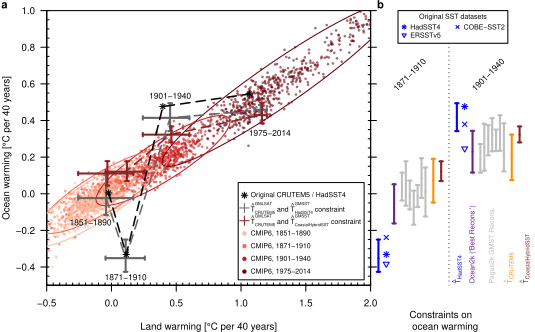

Source code (R):

# ------------------------------------------------------------------------------------
# Evaluate tos reconstruction based on ocean cells.
# ------------------------------------------------------------------------------------

# Sebastian Sippel
# 25.02.2023

## load all data for reconstructions:
source("/net/h2o/climphys1/sippels/_projects/ocean-cold-anomaly/scripts/04a_master_load_reconstructions.R")
source("/net/h2o/climphys1/sippels/_projects/ocean-cold-anomaly/scripts/04b_master_read_paleo_reconstructions.R")
source("/net/h2o/climphys1/sippels/_projects/ocean-cold-anomaly/scripts/04c_compute_trends_4paleo-comparison.R")




# ------------------------------------------------------------------------------------
# 02. Land-ocean warming ratio during ETCW:
# ------------------------------------------------------------------------------------

# setwd("/net/h2o/climphys1/sippels/_projects/ocean-cold-anomaly/figures/05_ETCW/")


library(plotrix)
library(RColorBrewer)
library(mvtnorm)
library(ellipse)

red.cols = brewer.pal(n = 9, name = "Reds")

ylim = c(-0.5, 1)
xlim = c(-0.5, 2)


# ------------------------------------------------------------------------------------
# 40-years figure
# ------------------------------------------------------------------------------------

# old name: 05_land_ocean_40_years.pdf
pdf(file = "figures/05_ETCW/fig5.pdf", width = 8, height = 5)
    par(mar = c(4,4,1,0), cex.lab = 1, cex.axis=1, mfrow=c(1,1))
    layout(matrix(1:2, ncol = 2, byrow = T), widths = c(9,4), heights = c(4,9))
    
    # first part of plot:
    {  
    plot(x = 1850:2020, y = 1850:2020, type="n", 
         xlab = "Land warming [°C per 40 years]", ylab = "Ocean warming [°C per 40 years]", main = "", ylim = ylim, xlim = xlim, las=1, yaxs="i", xaxs="i")

    # Add label (a) at the top left outside of the plot
    mtext("a", side = 3, line = 0, at = -0.9, adj = 0, cex = 1.1, font = 2)
    mtext("b", side = 3, line = 0, at = 2.05, adj = 0, cex = 1.1, font = 2)
    mtext("Constraints on \n ocean warming", side = 1, line = 3, at = 2.3, adj = 0, cex = 1, font = 1)    
      
    axis(side = 2, at = seq(-1, 1.5, 0.05), tcl=0.2, labels=F)
    axis(side = 1, at = seq(-1, 2, 0.05), tcl=0.2, labels=F)
    axis(side=4, tick = T, labels = F)
    axis(side = 4, at = seq(-1, 1.5, 0.05), tcl=0.2, labels=F)
    
    # (1) CMIP6 models provide strong constraint between land and ocean:
    points(y = CMIP6.GMSST_true.trends[,4], x = CMIP6.GMLSAT_true.trends[,4], col = make.transparent.color(red.cols[9], alpha = 40), pch = 16, cex = 0.6)
    points(y = CMIP6.GMSST_true.trends[,3], x = CMIP6.GMLSAT_true.trends[,3], col = make.transparent.color(red.cols[7], alpha = 80), pch = 16, cex = 0.6)
    points(y = CMIP6.GMSST_true.trends[,2], x = CMIP6.GMLSAT_true.trends[,2], col = make.transparent.color(red.cols[5], alpha = 100), pch = 16, cex = 0.6)
    points(y = CMIP6.GMSST_true.trends[,1], x = CMIP6.GMLSAT_true.trends[,1], col = make.transparent.color(red.cols[3], alpha = 100), pch = 16, cex = 0.6)
    
    # show CMIP6 models in terms of Ellipses:
    data = cbind(CMIP6.GMLSAT_true.trends[,4], CMIP6.GMSST_true.trends[,4])
    data.el = ellipse(x = cor(data, use = "complete.obs"), scale = colSds(data, na.rm=T), centre = colMeans(data, na.rm=T), level = 0.95)
    lines(x = data.el[,1], y = data.el[,2], col = red.cols[9])
    data = cbind(CMIP6.GMLSAT_true.trends[,3], CMIP6.GMSST_true.trends[,3])
    data.el = ellipse(x = cor(data, use = "complete.obs"), scale = colSds(data, na.rm=T), centre = colMeans(data, na.rm=T), level = 0.95)
    lines(x = data.el[,1], y = data.el[,2], col = red.cols[7])
    data = cbind(CMIP6.GMLSAT_true.trends[,2], CMIP6.GMSST_true.trends[,2])
    data.el = ellipse(x = cor(data, use = "complete.obs"), scale = colSds(data, na.rm=T), centre = colMeans(data, na.rm=T), level = 0.95)
    lines(x = data.el[,1], y = data.el[,2], col = red.cols[5])
    data = cbind(CMIP6.GMLSAT_true.trends[,1], CMIP6.GMSST_true.trends[,1])
    data.el = ellipse(x = cor(data, use = "complete.obs"), scale = colSds(data, na.rm=T), centre = colMeans(data, na.rm=T), level = 0.95)
    lines(x = data.el[,1], y = data.el[,2], col = red.cols[3])
    
    # get different constraints:
    CRUTEM5_constraint = lapply(X = 1:4, FUN=function(i) get.linear.model.constraint_ens_emp(y = CMIP6.GMLSAT_true.trends[,i], x = CMIP6.GMLSAT_NI_tas_land.trends[,i], 
                                                             x_new = OBS.GMLSAT_tas_land.trends[i,], plot.constraint = F))
    HadSST4_constraint = lapply(X = 1:4, FUN=function(i) get.linear.model.constraint_ens_emp(y = CMIP6.GMSST_true.trends[,i], x = CMIP6.GMSST_tos.trends[,i], 
                                                             x_new = OBS.GMSST_tos.trends[i,], plot.constraint = F))
    hybridSST_constraint = lapply(X = 1:4, FUN=function(i) get.linear.model.constraint_ens_emp(y = CMIP6.GMSST_true.trends[,i], x = CMIP6.GMSST_tos.trends[,i], 
                                                             x_new = OBS.GMSST_hybrid36.trends[i,], plot.constraint = F))

    for (i in 1:4) {
      plotCI(x = CRUTEM5_constraint[[i]]$mean_out, y = HadSST4_constraint[[i]]$mean_out, 
             li = CRUTEM5_constraint[[i]]$q025, ui = CRUTEM5_constraint[[i]]$q975, 
             err = "x", add = T, col = "grey40", pch = NA, lwd = 2, lty = 2, sfrac=0.005)      
      plotCI(x = CRUTEM5_constraint[[i]]$mean_out, y = HadSST4_constraint[[i]]$mean_out, 
             li = HadSST4_constraint[[i]]$q025, ui = HadSST4_constraint[[i]]$q975, 
             err = "y", add = T, col = "grey40", pch = NA, lwd = 2, lty = 2, sfrac=0.005)
      
      plotCI(x = CRUTEM5_constraint[[i]]$mean_out, y = hybridSST_constraint[[i]]$mean_out, li = CRUTEM5_constraint[[i]]$q025, ui = CRUTEM5_constraint[[i]]$q975, 
             err = "x", add = T, col = "brown4", pch = NA, lwd = 2, sfrac=0.005)
      plotCI(x = CRUTEM5_constraint[[i]]$mean_out + 0.01, y = hybridSST_constraint[[i]]$mean_out, li = hybridSST_constraint[[i]]$q025, ui = hybridSST_constraint[[i]]$q975, 
             err = "y", add = T, col = "brown4", pch = NA, lwd = 2, sfrac=0.005)
    }
      lines(x = sapply(CRUTEM5_constraint, FUN=function(x) x$mean_out), y = sapply(HadSST4_constraint, FUN=function(x) x$mean_out), col = "grey40", lty = 5, lwd = 1.5)
      lines(x = sapply(CRUTEM5_constraint, FUN=function(x) x$mean_out), y = sapply(hybridSST_constraint, FUN=function(x) x$mean_out), col = "brown4", lty = 5, lwd = 1.5)
    
    # get further estimates original CRUTEM5+HadSST4 Averages:
    points(x = get.trend(x = CRUTEM5.global.annual$Anomaly, trend.years = trend.years, years = 1850:2020)[1:4], 
           y = get.trend(x = HadSST4.global.annual$Anomaly, trend.years = trend.years, years = 1850:2020)[1:4], pch = 8, col = "black")
    lines(x = get.trend(x = CRUTEM5.global.annual$Anomaly, trend.years = trend.years, years = 1850:2020)[1:4], 
          y = get.trend(x = HadSST4.global.annual$Anomaly, trend.years = trend.years, years = 1850:2020)[1:4], col = "black", lty = 5, lwd = 1.5)
    
    text(x = CRUTEM5_constraint[[1]]$mean_out, y = HadSST4_constraint[[1]]$q025 - 0.04, labels = c("1851-1890"), 
         adj = 0.5, col = "black", cex = 0.8)
    text(x = CRUTEM5_constraint[[2]]$mean_out, y = HadSST4_constraint[[2]]$q025 - 0.03, labels = c("1871-1910"), 
         adj = 0.5, col = "black", cex = 0.8)
    text(x = CRUTEM5_constraint[[3]]$mean_out, y = HadSST4_constraint[[3]]$q975 + 0.04, labels = c("1901-1940"), 
         adj = 0.5, col = "black", cex = 0.8)
    text(x = CRUTEM5_constraint[[4]]$mean_out + 0.06, y = HadSST4_constraint[[4]]$q025 - 0.08, labels = c("1975-2014"), 
         adj = 0.5, col = "black", cex = 0.8)
    
    legend("bottomright", c("Original CRUTEM5 / HadSST4",
                            #"CRUTEM5 / HadSST4", "Reconstruction constraint",
                            #"CRUTEM5 / CoastalHybridSST", "Reconstruction Constraint",
                            expression(hat(T)[CRUTEM5]^GMLSAT * " / " * hat(T)[HadSST4]^GMSST * " constraint"),
                            expression(hat(T)[CRUTEM5]^GMLSAT * " / " * hat(T)[CoastalHybridSST]^GMSST * " constraint"),
                            "CMIP6, 1851-1890", "CMIP6, 1871-1910",
                            "CMIP6, 1901-1940", "CMIP6, 1975-2014"), col = c("black", "grey40", NA, "brown4", NA,
                                                         make.transparent.color(red.cols[3], alpha = 200), make.transparent.color(red.cols[5], alpha = 100),
                                                         make.transparent.color(red.cols[7], alpha = 100), make.transparent.color(red.cols[9], alpha = 100)), 
           pch = c(8, 3, NA, 3, NA, 16, 16, 16, 16), pt.cex = c(1, 1.5, NA, 1.5, NA, 1, 1, 1, 1),
           inset = 0.02, cex = 0.65)
    }
    
    # second part of plot (constraints):
    {
    par(mar = c(4,0,1,0))
    plot(x = c(0.5, 2.6), y = c(1,1), type="n", 
         xlab = "", ylab = "", main = "", ylim = ylim, xlim = c(0.5, 2.6), las=1, yaxs="i", xaxs="i", xaxt= "n", yaxt="n", bty = "n")
    
    text(x = 1, y = 0.65, labels = c("1871-1910"), srt=45, adj = 0.5, col = "black", cex = 0.8)
    text(x = 2, y = 0.65, labels = c("1901-1940"), srt=45, adj = 0.5, col = "black", cex = 0.8)
    lines(x = c(1.5,1.5), y = c(-1, 3), lty = 3)
    legend("top", c("HadSST4", "ERSSTv5", "COBE-SST2"), title = "Original SST datasets", col = "blue", pch = c(8,6,4), cex = 0.7, bg = "white", inset = 0.00, ncol = 2)
    ocean2k_trends = get.trend(x = ocean2k_$mod_p1_min_50, trend.years = trend.years, years = ocean2k_$Year)
    
    # 1876-1925
    # Recon:
    plotCI(x = 0.6, y = HadSST4_constraint[[2]]$mean_out, li = HadSST4_constraint[[2]]$q025, ui = HadSST4_constraint[[2]]$q975, 
           err = "y", add = T, col = "blue", pch = NA, lwd = 2, lty = 2, sfrac=0.01)
    
    # Other Ocean Datasets:
    points(x = 0.7, y = HadSST4.trends[2], col = "blue", pch = 8)
    points(x = 0.7, y = ERSSTv5.trends[2], col = "blue", pch = 6)
    points(x = 0.7, y = COBE_SST2.trends[2], col = "blue", pch = 4)
    
    # Ocean2k-based constraint:
    ocean2k_constraint2 = get.linear.model.constraint(y = CMIP6.GMSST_true.trends[,2], x = CMIP6.Tropics_true.trends[,2], x_new = ocean2k_trends[2], plot.constraint = F)
    plotCI(x = 0.8, y = ocean2k_constraint2$mean_out, uiw = qnorm(p = 0.975) * ocean2k_constraint2$sd_out, 
           liw = qnorm(p = 0.975) * ocean2k_constraint2$sd_out, col = "darkorchid4", add = T, pch = NA, cex = 2, err = "y", lwd = 2, sfrac=0.01)
    
    # Check points for plotting:
    #points(x = 0.55, y = -0.4)
    #points(x = 0.55, y = 0.8)
    
    # Neukom Paleo-constraint:
    for (i in 1:7) {
      neukom_constraint = get.linear.model.constraint_ens_emp(y = CMIP6.GMSST_true.trends[,2], x = CMIP6.GMST_true.trends[,2], x_new = neukom2019_trend_all[[i]][2,], plot.constraint = F)
      plotCI(x = 0.85+i/20, y = neukom_constraint$mean_out, ui = neukom_constraint$q975, 
             li = neukom_constraint$q025, col = "grey", add = T, pch = NA, cex = 2, err = "y", lwd = 2, sfrac=0.01)
    }

    # CRUTEM5 based constraint:
    land_constraint2 = get.linear.model.constraint_ens_emp(y = CMIP6.GMSST_true.trends[,2], x = CMIP6.GMLSAT_NI_tas_land.trends[,2], x_new = OBS.GMLSAT_tas_land.trends[2,], plot.constraint = F)
    plotCI(x = 1.3, y = land_constraint2$mean_out, ui = land_constraint2$q975, 
           li = land_constraint2$q025, col = "darkorange", add = T, pch = NA, lwd = 2, cex = 2, err="y", sfrac=0.01)

    # Cowtan corrections:
    plotCI(x = 1.4, y = hybridSST_constraint[[2]]$mean_out, li = hybridSST_constraint[[2]]$q025, ui = hybridSST_constraint[[2]]$q975, 
           err = "y", add = T, col = "brown4", pch = NA, lwd = 2, sfrac=0.01)
    
    
    # 1901-1940
    # Recon:
    plotCI(x = 1.6, y = HadSST4_constraint[[3]]$mean_out, li = HadSST4_constraint[[3]]$q025, ui = HadSST4_constraint[[3]]$q975, 
           err = "y", add = T, col = "blue", pch = NA, lwd = 2, lty = 2, sfrac=0.01)
    
    # Other Ocean Datasets:
    points(x = 1.7, y = HadSST4.trends[3], col = "blue", pch = 8)
    points(x = 1.7, y = ERSSTv5.trends[3], col = "blue", pch = 6)
    points(x = 1.7, y = COBE_SST2.trends[3], col = "blue", pch = 4)
    
    # Ocean2k-based constraint:
    ocean2k_constraint3 = get.linear.model.constraint(y = CMIP6.GMSST_true.trends[,3], x = CMIP6.Tropics_true.trends[,3], x_new = rep(ocean2k_trends[3], 2), plot.constraint = F)
    plotCI(x = 1.8, y = ocean2k_constraint3$mean_out, uiw = qnorm(p = 0.975) * ocean2k_constraint3$sd_out, 
           liw = qnorm(p = 0.975) * ocean2k_constraint3$sd_out, col = "darkorchid4", add = T, pch = NA, cex = 2, err = "y", lwd = 2, sfrac=0.01)
    # Neukom Paleo-constraint:
    for (i in 1:7) {
      neukom_constraint = get.linear.model.constraint_ens_emp(y = CMIP6.GMSST_true.trends[,3], x = CMIP6.GMST_true.trends[,3], x_new = neukom2019_trend_all[[i]][3,], plot.constraint = F)
      plotCI(x = 1.85+i/20, y = neukom_constraint$mean_out, ui = neukom_constraint$q975, 
             li = neukom_constraint$q025, col = "grey", add = T, pch = NA, cex = 2, err = "y", lwd = 2, sfrac=0.01)
    }
    
    # CRUTEM5 based constraint:
    land_constraint3 = get.linear.model.constraint_ens_emp(y = CMIP6.GMSST_true.trends[,3], x = CMIP6.GMLSAT_NI_tas_land.trends[,3], x_new = OBS.GMLSAT_tas_land.trends[3,], plot.constraint = F)
    plotCI(x = 2.3, y = land_constraint3$mean_out, ui = land_constraint3$q975, 
           li = land_constraint3$q025, col = "darkorange", add = T, pch = NA, lwd = 2, cex = 2, err="y", sfrac=0.01)
    # Cowtan corrections:
    plotCI(x = 2.4, y = hybridSST_constraint[[3]]$mean_out, li = hybridSST_constraint[[3]]$q025, ui = hybridSST_constraint[[3]]$q975, 
           err = "y", add = T, col = "brown4", pch = NA, lwd = 2, sfrac=0.01)
    
    text(x = 1.6, y = -0.49, labels = expression(hat(T)[HadSST4] * ""), srt=90, adj = 0, col = "blue", cex = 0.75)
    # text(x = 1.6, y = -0.49, labels = "HadSST4 Reconstruction", srt=90, adj = 0, col = "blue", cex = 0.75)
    text(x = 1.8, y = -0.49, labels = c("Ocean2k ('Best Recons.')"), srt=90, adj = 0, col = "darkorchid4", cex = 0.75)
    text(x = 2.05, y = -0.49, labels = c("Pages2k GMST Recons."), srt=90, adj = 0, col = "grey", cex = 0.75)
    # text(x = 2.28, y = -0.49, labels = "CRUTEM5 Reconstruction", srt=90, adj = 0, col = "darkorange", cex = 0.72)
    # text(x = 2.42, y = -0.49, labels = "CoastalHybridSST Reconstruction", srt=90, adj = 0, col = "brown4", cex = 0.75)
    text(x = 2.26, y = -0.49, labels = expression(hat(T)[CRUTEM5] * ""), srt=90, adj = 0, col = "darkorange", cex = 0.75)
    text(x = 2.47, y = -0.49, labels = expression(hat(T)[CoastalHybridSST] * ""), srt=90, adj = 0, col = "brown4", cex = 0.75)
}
dev.off()
  
  


  
  
# ------------------------------------------------------------------------------------
# 50-years figure
# ------------------------------------------------------------------------------------
  
  
# Supplement Figure ??  
  pdf(file = "figures/05_ETCW/05_land_ocean_50_years.pdf", width = 8, height = 5)
  par(mar = c(4,4,1,0), cex.lab = 1, cex.axis=1, mfrow=c(1,1))
  layout(matrix(1:2, ncol = 2, byrow = T), widths = c(9,4), heights = c(4,9))
  
  # first part of plot:
  {  
    plot(x = 1850:2020, y = 1850:2020, type="n", 
         xlab = "Land warming [°C per 50 years]", ylab = "Ocean warming [°C per 50 years]", main = "", ylim = ylim, xlim = xlim, las=1, yaxs="i", xaxs="i")
    
    # Add label (a) at the top left outside of the plot
    mtext("a", side = 3, line = 0, at = -0.9, adj = 0, cex = 1.1, font = 2)
    mtext("b", side = 3, line = 0, at = 2.05, adj = 0, cex = 1.1, font = 2)
    mtext("Constraints on \n ocean warming", side = 1, line = 3, at = 2.3, adj = 0, cex = 1, font = 1)    
    
    axis(side = 2, at = seq(-1, 1.5, 0.05), tcl=0.2, labels=F)
    axis(side = 1, at = seq(-1, 2, 0.05), tcl=0.2, labels=F)
    axis(side=4, tick = T, labels = F)
    axis(side = 4, at = seq(-1, 1.5, 0.05), tcl=0.2, labels=F)
    
    # (1) CMIP6 models provide strong constraint between land and ocean:
    points(y = CMIP6.GMSST_true.trends[,8], x = CMIP6.GMLSAT_true.trends[,8], col = make.transparent.color(red.cols[9], alpha = 40), pch = 16, cex = 0.6)
    points(y = CMIP6.GMSST_true.trends[,7], x = CMIP6.GMLSAT_true.trends[,7], col = make.transparent.color(red.cols[7], alpha = 80), pch = 16, cex = 0.6)
    points(y = CMIP6.GMSST_true.trends[,6], x = CMIP6.GMLSAT_true.trends[,6], col = make.transparent.color(red.cols[5], alpha = 100), pch = 16, cex = 0.6)
    points(y = CMIP6.GMSST_true.trends[,5], x = CMIP6.GMLSAT_true.trends[,5], col = make.transparent.color(red.cols[3], alpha = 100), pch = 16, cex = 0.6)
    
    # show CMIP6 models in terms of Ellipses:
    data = cbind(CMIP6.GMLSAT_true.trends[,8], CMIP6.GMSST_true.trends[,8])
    data.el = ellipse(x = cor(data, use = "complete.obs"), scale = colSds(data, na.rm=T), centre = colMeans(data, na.rm=T), level = 0.95)
    lines(x = data.el[,1], y = data.el[,2], col = red.cols[9])
    data = cbind(CMIP6.GMLSAT_true.trends[,7], CMIP6.GMSST_true.trends[,7])
    data.el = ellipse(x = cor(data, use = "complete.obs"), scale = colSds(data, na.rm=T), centre = colMeans(data, na.rm=T), level = 0.95)
    lines(x = data.el[,1], y = data.el[,2], col = red.cols[7])
    data = cbind(CMIP6.GMLSAT_true.trends[,6], CMIP6.GMSST_true.trends[,6])
    data.el = ellipse(x = cor(data, use = "complete.obs"), scale = colSds(data, na.rm=T), centre = colMeans(data, na.rm=T), level = 0.95)
    lines(x = data.el[,1], y = data.el[,2], col = red.cols[5])
    data = cbind(CMIP6.GMLSAT_true.trends[,5], CMIP6.GMSST_true.trends[,5])
    data.el = ellipse(x = cor(data, use = "complete.obs"), scale = colSds(data, na.rm=T), centre = colMeans(data, na.rm=T), level = 0.95)
    lines(x = data.el[,1], y = data.el[,2], col = red.cols[3])
    
    # get different constraints:
    CRUTEM5_constraint = lapply(X = 5:8, FUN=function(i) get.linear.model.constraint_ens_emp(y = CMIP6.GMLSAT_true.trends[,i], x = CMIP6.GMLSAT_NI_tas_land.trends[,i], 
                                                                                             x_new = OBS.GMLSAT_tas_land.trends[i,], plot.constraint = F))
    HadSST4_constraint = lapply(X = 5:8, FUN=function(i) get.linear.model.constraint_ens_emp(y = CMIP6.GMSST_true.trends[,i], x = CMIP6.GMSST_tos.trends[,i], 
                                                                                             x_new = OBS.GMSST_tos.trends[i,], plot.constraint = F))
    hybridSST_constraint = lapply(X = 5:8, FUN=function(i) get.linear.model.constraint_ens_emp(y = CMIP6.GMSST_true.trends[,i], x = CMIP6.GMSST_tos.trends[,i], 
                                                                                               x_new = OBS.GMSST_hybrid36.trends[i,], plot.constraint = F))
    
    for (i in 1:4) {
      plotCI(x = CRUTEM5_constraint[[i]]$mean_out, y = HadSST4_constraint[[i]]$mean_out, 
             li = CRUTEM5_constraint[[i]]$q025, ui = CRUTEM5_constraint[[i]]$q975, 
             err = "x", add = T, col = "grey40", pch = NA, lwd = 2, lty = 2, sfrac=0.005)      
      plotCI(x = CRUTEM5_constraint[[i]]$mean_out, y = HadSST4_constraint[[i]]$mean_out, 
             li = HadSST4_constraint[[i]]$q025, ui = HadSST4_constraint[[i]]$q975, 
             err = "y", add = T, col = "grey40", pch = NA, lwd = 2, lty = 2, sfrac=0.005)
      
      plotCI(x = CRUTEM5_constraint[[i]]$mean_out, y = hybridSST_constraint[[i]]$mean_out, li = CRUTEM5_constraint[[i]]$q025, ui = CRUTEM5_constraint[[i]]$q975, 
             err = "x", add = T, col = "brown4", pch = NA, lwd = 2, sfrac=0.005)
      plotCI(x = CRUTEM5_constraint[[i]]$mean_out + 0.01, y = hybridSST_constraint[[i]]$mean_out, li = hybridSST_constraint[[i]]$q025, ui = hybridSST_constraint[[i]]$q975, 
             err = "y", add = T, col = "brown4", pch = NA, lwd = 2, sfrac=0.005)
    }
    lines(x = sapply(CRUTEM5_constraint, FUN=function(x) x$mean_out), y = sapply(HadSST4_constraint, FUN=function(x) x$mean_out), col = "grey40", lty = 5, lwd = 1.5)
    lines(x = sapply(CRUTEM5_constraint, FUN=function(x) x$mean_out), y = sapply(hybridSST_constraint, FUN=function(x) x$mean_out), col = "brown4", lty = 5, lwd = 1.5)
    
    # get further estimates CRUTEM5+HadSST4 Raw Averages:
    points(x = get.trend(x = CRUTEM5.global.annual$Anomaly, trend.years = trend.years, years = 1850:2020)[5:8], 
           y = get.trend(x = HadSST4.global.annual$Anomaly, trend.years = trend.years, years = 1850:2020)[5:8], pch = 8, col = "black")
    lines(x = get.trend(x = CRUTEM5.global.annual$Anomaly, trend.years = trend.years, years = 1850:2020)[5:8], 
          y = get.trend(x = HadSST4.global.annual$Anomaly, trend.years = trend.years, years = 1850:2020)[5:8], col = "black", lty = 5, lwd = 1.5)
    
    text(x = CRUTEM5_constraint[[1]]$mean_out, y = HadSST4_constraint[[1]]$q025 - 0.04, labels = c("1851-1900"), 
         adj = 0.5, col = "black", cex = 0.8)
    text(x = CRUTEM5_constraint[[2]]$mean_out, y = HadSST4_constraint[[2]]$q025 - 0.03, labels = c("1871-1920"), 
         adj = 0.5, col = "black", cex = 0.8)
    text(x = CRUTEM5_constraint[[3]]$mean_out, y = HadSST4_constraint[[3]]$q975 + 0.08, labels = c("1901-1950"), 
         adj = 0.5, col = "black", cex = 0.8)
    text(x = CRUTEM5_constraint[[4]]$mean_out + 0.06, y = HadSST4_constraint[[4]]$q025 - 0.08, labels = c("1965-2014"), 
         adj = 0.5, col = "black", cex = 0.8)
    
    
    legend("bottomright", c("Original CRUTEM5 / HadSST4",
                            #"CRUTEM5 / HadSST4", "Reconstruction constraint",
                            #"CRUTEM5 / CoastalHybridSST", "Reconstruction Constraint",
                            expression(hat(T)[CRUTEM5]^GMLSAT * " / " * hat(T)[HadSST4]^GMSST * " constraint"),
                            expression(hat(T)[CRUTEM5]^GMLSAT * " / " * hat(T)[CoastalHybridSST]^GMSST * " constraint"),
                            "CMIP6, 1851-1890", "CMIP6, 1871-1910",
                            "CMIP6, 1901-1940", "CMIP6, 1975-2014"), col = c("black", "grey40", NA, "brown4", NA,
                                                                             make.transparent.color(red.cols[3], alpha = 200), make.transparent.color(red.cols[5], alpha = 100),
                                                                             make.transparent.color(red.cols[7], alpha = 100), make.transparent.color(red.cols[9], alpha = 100)), 
           pch = c(8, 3, NA, 3, NA, 16, 16, 16, 16), pt.cex = c(1, 1.5, NA, 1.5, NA, 1, 1, 1, 1),
           inset = 0.02, cex = 0.65)
  }
  
  # second part of plot (constraints):
  {
    par(mar = c(4,0,1,0))
    plot(x = c(0.5, 2.6), y = c(1,1), type="n", 
         xlab = "", ylab = "", main = "", ylim = ylim, xlim = c(0.5, 2.6), las=1, yaxs="i", xaxs="i", xaxt= "n", yaxt="n", bty = "n")

    text(x = 1, y = 0.65, labels = c("1871-1920"), srt=45, adj = 0.5, col = "black", cex = 0.8)
    text(x = 2, y = 0.65, labels = c("1901-1950"), srt=45, adj = 0.5, col = "black", cex = 0.8)
    lines(x = c(1.5,1.5), y = c(-1, 3), lty = 3)
    legend("top", c("HadSST4", "ERSSTv5", "COBE-SST2"), title = "Original SST datasets", col = "blue", pch = c(8,6,4), cex = 0.7, bg = "white", inset = 0.00, ncol = 2)
    ocean2k_trends = get.trend(x = ocean2k_$mod_p1_min_50, trend.years = trend.years, years = ocean2k_$Year)
    
    # 1876-1925
    # Recon:
    plotCI(x = 0.6, y = HadSST4_constraint[[2]]$mean_out, li = HadSST4_constraint[[2]]$q025, ui = HadSST4_constraint[[2]]$q975, 
           err = "y", add = T, col = "blue", pch = NA, lwd = 2, lty = 2, sfrac=0.01)
    
    # Other Ocean Datasets:
    points(x = 0.7, y = HadSST4.trends[6], col = "blue", pch = 8)
    points(x = 0.7, y = ERSSTv5.trends[6], col = "blue", pch = 6)
    points(x = 0.7, y = COBE_SST2.trends[6], col = "blue", pch = 4)
    
    # Ocean2k-based constraint:
    ocean2k_constraint2 = get.linear.model.constraint(y = CMIP6.GMSST_true.trends[,6], x = CMIP6.Tropics_true.trends[,6], x_new = ocean2k_trends[6], plot.constraint = F)
    plotCI(x = 0.8, y = ocean2k_constraint2$mean_out, uiw = qnorm(p = 0.975) * ocean2k_constraint2$sd_out, 
           liw = qnorm(p = 0.975) * ocean2k_constraint2$sd_out, col = "darkorchid4", add = T, pch = NA, cex = 2, err = "y", lwd = 2, sfrac=0.01)
    
    # Check points for plotting:
    #points(x = 0.55, y = -0.4)
    #points(x = 0.55, y = 0.8)
    
    # Neukom Paleo-constraint:
    for (i in 1:7) {
      neukom_constraint = get.linear.model.constraint_ens_emp(y = CMIP6.GMSST_true.trends[,6], x = CMIP6.GMST_true.trends[,6], x_new = neukom2019_trend_all[[i]][6,], plot.constraint = F)
      plotCI(x = 0.85+i/20, y = neukom_constraint$mean_out, ui = neukom_constraint$q975, 
             li = neukom_constraint$q025, col = "grey", add = T, pch = NA, cex = 2, err = "y", lwd = 2, sfrac=0.01)
    }
    
    # CRUTEM5 based constraint:
    land_constraint2 = get.linear.model.constraint_ens_emp(y = CMIP6.GMSST_true.trends[,6], x = CMIP6.GMLSAT_NI_tas_land.trends[,6], x_new = OBS.GMLSAT_tas_land.trends[6,], plot.constraint = F)
    plotCI(x = 1.3, y = land_constraint2$mean_out, ui = land_constraint2$q975, 
           li = land_constraint2$q025, col = "darkorange", add = T, pch = NA, lwd = 2, cex = 2, err="y", sfrac=0.01)
    
    # Cowtan corrections:
    plotCI(x = 1.4, y = hybridSST_constraint[[2]]$mean_out, li = hybridSST_constraint[[2]]$q025, ui = hybridSST_constraint[[2]]$q975, 
           err = "y", add = T, col = "brown4", pch = NA, lwd = 2, sfrac=0.01)
    
    # 1901-1950
    # Recon:
    plotCI(x = 1.6, y = HadSST4_constraint[[3]]$mean_out, li = HadSST4_constraint[[3]]$q025, ui = HadSST4_constraint[[3]]$q975, 
           err = "y", add = T, col = "blue", pch = NA, lwd = 2, lty = 2, sfrac=0.01)
    
    # Other Ocean Datasets:
    points(x = 1.7, y = HadSST4.trends[7], col = "blue", pch = 8)
    points(x = 1.7, y = ERSSTv5.trends[7], col = "blue", pch = 6)
    points(x = 1.7, y = COBE_SST2.trends[7], col = "blue", pch = 4)
    
    # Ocean2k-based constraint:
    ocean2k_constraint3 = get.linear.model.constraint(y = CMIP6.GMSST_true.trends[,7], x = CMIP6.Tropics_true.trends[,7], x_new = ocean2k_trends[7], plot.constraint = F)
    plotCI(x = 1.8, y = ocean2k_constraint3$mean_out, uiw = qnorm(p = 0.975) * ocean2k_constraint3$sd_out, 
           liw = qnorm(p = 0.975) * ocean2k_constraint3$sd_out, col = "darkorchid4", add = T, pch = NA, cex = 2, err = "y", lwd = 2, sfrac=0.01)
    # Neukom Paleo-constraint:
    for (i in 1:7) {
      neukom_constraint = get.linear.model.constraint_ens_emp(y = CMIP6.GMSST_true.trends[,7], x = CMIP6.GMST_true.trends[,7], x_new = neukom2019_trend_all[[i]][7,], plot.constraint = F)
      plotCI(x = 1.85+i/20, y = neukom_constraint$mean_out, ui = neukom_constraint$q975, 
             li = neukom_constraint$q025, col = "grey", add = T, pch = NA, cex = 2, err = "y", lwd = 2, sfrac=0.01)
    }
    
    # CRUTEM5 based constraint:
    land_constraint3 = get.linear.model.constraint_ens_emp(y = CMIP6.GMSST_true.trends[,7], x = CMIP6.GMLSAT_NI_tas_land.trends[,7], x_new = OBS.GMLSAT_tas_land.trends[7,], plot.constraint = F)
    plotCI(x = 2.3, y = land_constraint3$mean_out, ui = land_constraint3$q975, 
           li = land_constraint3$q025, col = "darkorange", add = T, pch = NA, lwd = 2, cex = 2, err="y", sfrac=0.01)
    # Cowtan corrections:
    plotCI(x = 2.4, y = hybridSST_constraint[[3]]$mean_out, li = hybridSST_constraint[[3]]$q025, ui = hybridSST_constraint[[3]]$q975, 
           err = "y", add = T, col = "brown4", pch = NA, lwd = 2, sfrac=0.01)
    
    text(x = 1.6, y = -0.49, labels = expression(hat(T)[HadSST4] * ""), srt=90, adj = 0, col = "blue", cex = 0.75)
    # text(x = 1.6, y = -0.49, labels = "HadSST4 Reconstruction", srt=90, adj = 0, col = "blue", cex = 0.75)
    text(x = 1.8, y = -0.49, labels = c("Ocean2k ('Best Recons.')"), srt=90, adj = 0, col = "darkorchid4", cex = 0.75)
    text(x = 2.05, y = -0.49, labels = c("Pages2k GMST Recons."), srt=90, adj = 0, col = "grey", cex = 0.75)
    # text(x = 2.28, y = -0.49, labels = "CRUTEM5 Reconstruction", srt=90, adj = 0, col = "darkorange", cex = 0.72)
    # text(x = 2.42, y = -0.49, labels = "CoastalHybridSST Reconstruction", srt=90, adj = 0, col = "brown4", cex = 0.75)
    text(x = 2.26, y = -0.49, labels = expression(hat(T)[CRUTEM5] * ""), srt=90, adj = 0, col = "darkorange", cex = 0.75)
    text(x = 2.47, y = -0.49, labels = expression(hat(T)[CoastalHybridSST] * ""), srt=90, adj = 0, col = "brown4", cex = 0.75)
  }
  dev.off()
  

  
### OK!
